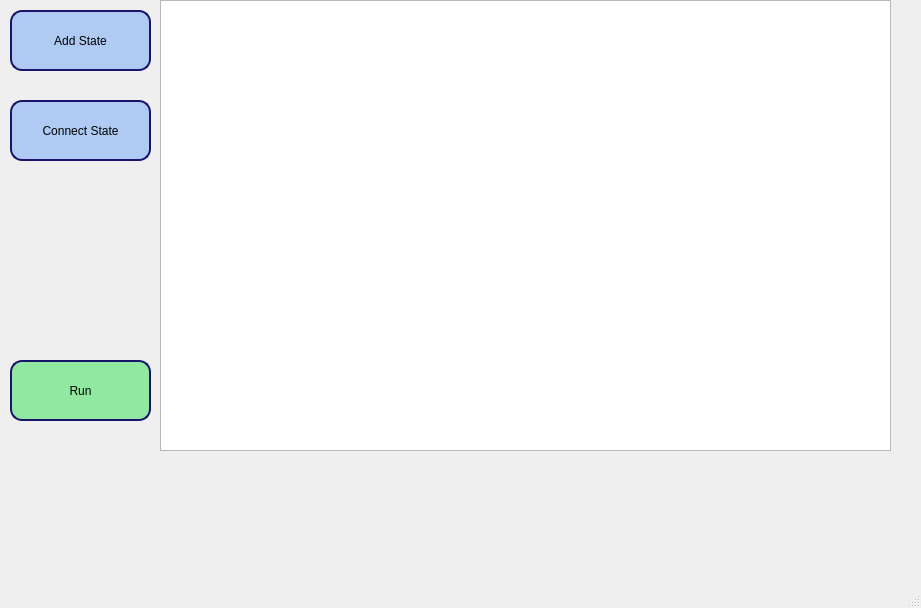
<?xml version="1.0" encoding="UTF-8"?>
<ui version="4.0">
 <class>Simulator</class>
 <widget class="QMainWindow" name="Simulator">
  <property name="geometry">
   <rect>
    <x>0</x>
    <y>0</y>
    <width>921</width>
    <height>608</height>
   </rect>
  </property>
  <property name="windowTitle">
   <string>Simulator</string>
  </property>
  <widget class="QWidget" name="centralwidget">
   <widget class="QGraphicsView" name="graphicsView">
    <property name="geometry">
     <rect>
      <x>160</x>
      <y>0</y>
      <width>731</width>
      <height>451</height>
     </rect>
    </property>
    <property name="sizePolicy">
     <sizepolicy hsizetype="Preferred" vsizetype="Preferred">
      <horstretch>0</horstretch>
      <verstretch>0</verstretch>
     </sizepolicy>
    </property>
   </widget>
   <widget class="QPushButton" name="pushButton">
    <property name="geometry">
     <rect>
      <x>10</x>
      <y>10</y>
      <width>141</width>
      <height>61</height>
     </rect>
    </property>
    <property name="sizePolicy">
     <sizepolicy hsizetype="Preferred" vsizetype="Preferred">
      <horstretch>0</horstretch>
      <verstretch>0</verstretch>
     </sizepolicy>
    </property>
    <property name="styleSheet">
     <string notr="true">QPushButton{
	background-color: #afcbf3;
	border: 2px solid #19136a;
	border-radius: 12px

}

QPushButton:pressed{
	background-color: #9cb8e1;
	border: 2px solid #19136a;
	border-radius: 12px
}</string>
    </property>
    <property name="text">
     <string>Add State</string>
    </property>
   </widget>
   <widget class="QPushButton" name="pushButton_2">
    <property name="geometry">
     <rect>
      <x>10</x>
      <y>100</y>
      <width>141</width>
      <height>61</height>
     </rect>
    </property>
    <property name="sizePolicy">
     <sizepolicy hsizetype="Preferred" vsizetype="Preferred">
      <horstretch>0</horstretch>
      <verstretch>0</verstretch>
     </sizepolicy>
    </property>
    <property name="styleSheet">
     <string notr="true">QPushButton{
	background-color: #afcbf3;
	border: 2px solid #19136a;
	border-radius: 12px

}

QPushButton:pressed{
	background-color: #9cb8e1;
	border: 2px solid #19136a;
	border-radius: 12px
}</string>
    </property>
    <property name="text">
     <string>Connect State</string>
    </property>
   </widget>
   <widget class="QPushButton" name="pushButton_3">
    <property name="geometry">
     <rect>
      <x>10</x>
      <y>360</y>
      <width>141</width>
      <height>61</height>
     </rect>
    </property>
    <property name="sizePolicy">
     <sizepolicy hsizetype="Preferred" vsizetype="Preferred">
      <horstretch>0</horstretch>
      <verstretch>0</verstretch>
     </sizepolicy>
    </property>
    <property name="styleSheet">
     <string notr="true">QPushButton{
	background-color: #90e8a1;
	border: 2px solid #19136a;
	border-radius: 12px

}

QPushButton:pressed{
	background-color: #6adb80;
	border: 2px solid #19136a;
	border-radius: 12px

}</string>
    </property>
    <property name="text">
     <string>Run</string>
    </property>
   </widget>
  </widget>
  <widget class="QMenuBar" name="menubar">
   <property name="geometry">
    <rect>
     <x>0</x>
     <y>0</y>
     <width>921</width>
     <height>24</height>
    </rect>
   </property>
  </widget>
  <widget class="QStatusBar" name="statusbar"/>
 </widget>
 <resources/>
 <connections/>
</ui>
